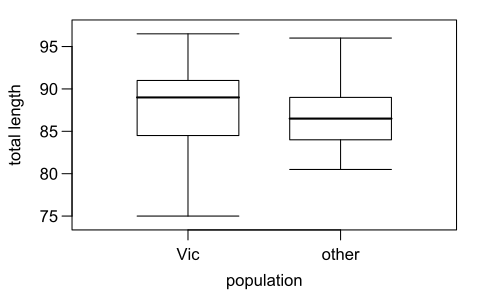

Generate this figure with R:

par(mar=c(3.5, 3.6, 1, 1), mgp=c(2.4,0.7,0), las=1)
boxPlot(possum$totalL, possum$pop, ylab='total length')
mtext('population', side=1, line=2)
